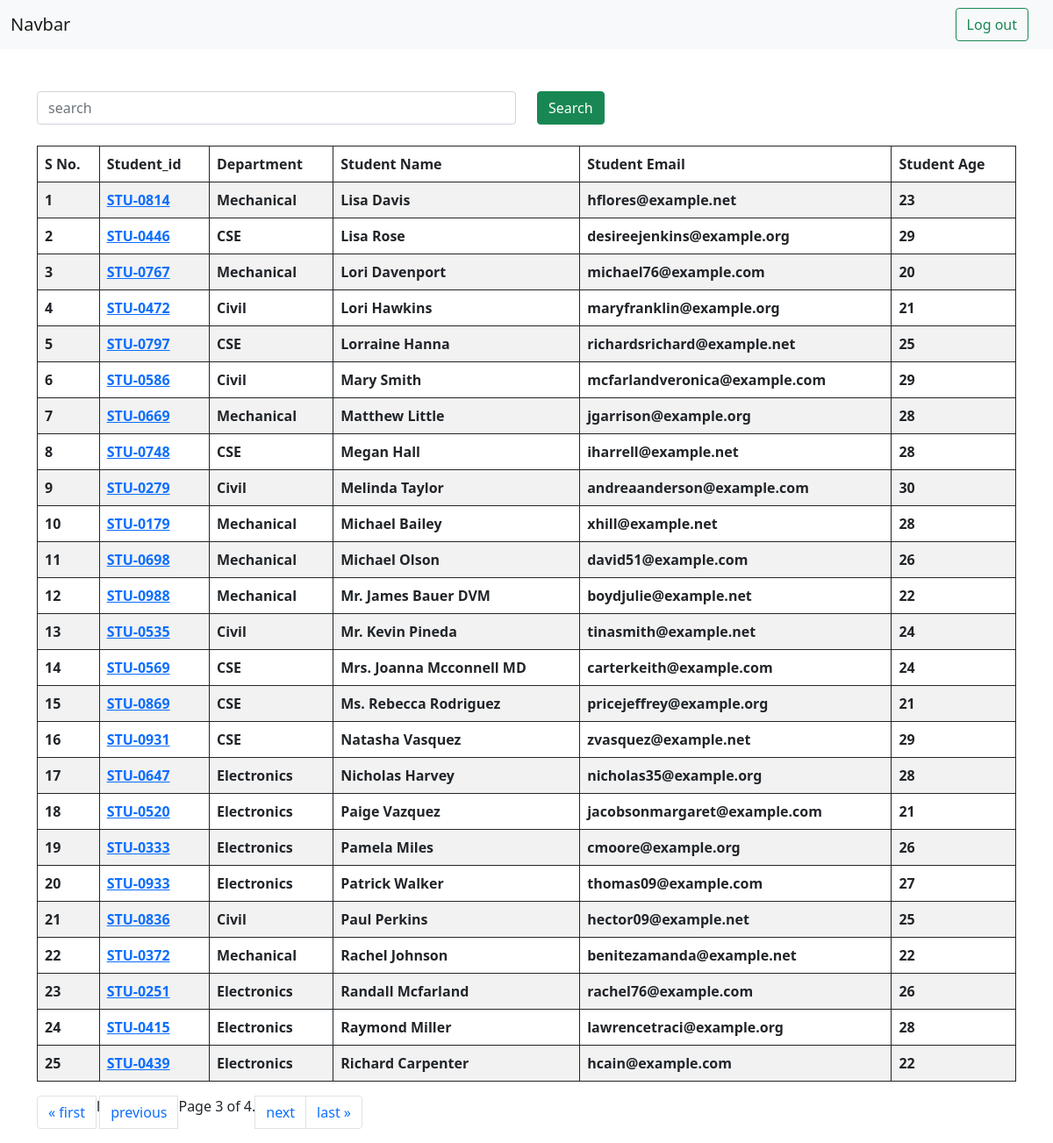
The app's page /students?page=3 with its own data.
### ReportCardApp/models.py (models this page shows, shortened)
class Student(models.Model):
    department=models.ForeignKey(Department, related_name='depart', on_delete=models.CASCADE)
    student_id=models.OneToOneField(StudentID,related_name="studentid",on_delete=models.CASCADE)
    student_name=models.CharField(max_length=100)
    student_email=models.EmailField(unique=True)
    student_age=models.IntegerField(default=18)
    student_addess=models.TextField()
    class Meta:
        ordering=['student_name']
        verbose_name="student"

class StudentID(models.Model):
    student_id= models.CharField(max_length=100)
    def __str__(self)->str:
        return self.student_id

class Department(models.Model):
    department=models.CharField(max_length=100)
    class Meta:
        ordering=['department']

### ReportCardApp/views.py (the view, shortened to what this page needs)
# urls.py: path('students',get_student,name='getstudents'),
def get_student(request):
    queryset= Student.objects.all()
    ranks = Student.objects.annotate(marks=Sum('studentmarks__marks')).order_by('-marks','-student_age')
    paginator = Paginator(queryset, 25)  # Show 25 contacts per page.
    page_number = request.GET.get("page",1)
    page_obj = paginator.get_page(page_number)
    return render(request ,'student.html',context={'queryset':page_obj})

### ReportCardApp/templates/student.html
{%extends "base.html" %}
{% block content %}
<div class="container mt-5">
    <form class="mb-4">
        <div class="row">
            <div class="col-md-6">
               <input type="text" class="form-control" placeholder="search" name="search">
            </div>
             <div class="col-md-6">
                <button class="btn btn-success" >Search</button>
             </div>
          </div>
    </form>
    <table class="table table-striped table-bordered border-dark">
        <thead>
          <tr>
            <th scope="row">S No.</th>
            <th scope="col">Student_id</th>
            <th scope="col">Department</th>
            <th scope="col">Student Name</th>
            <th scope="col">Student Email</th>
            <th scope="col">Student Age</th>
          </tr>
        </thead>
        <tbody>
             {%  for student in queryset %}
          <tr>
            <th scope="row">{{forloop.counter}}</th>
            <th scope="col"> <a href="{% url 'see_marks' student.student_id %}">
              {{student.student_id }}
            </a>
            </th>
            <th scope="col">{{student.department.department}}</th>
            <th scope="col">{{student.student_name}}</th>
            <th scope="col">{{student.student_email}}</th>
            <th scope="col">{{student.student_age}}</th>
          </tr>
           {% endfor %}
        </tbody>
      </table>
      <nav aria-label="Page navigation example">
        <ul class="pagination">
            {% if queryset.has_previous %}
            <li class="page-item"> <a class="page-link"  href="?page=1">&laquo; first</a></li>l
             <li class="page-item"><a class="page-link"  href="?page={{ queryset.previous_page_number }}">previous</a></li>
            {% endif %}
            <span class="current">
               Page {{ queryset.number }} of {{ queryset.paginator.num_pages }}.
            </span>
        {% if queryset.has_next %}
        <li class="page-item"><a class="page-link" href="?page={{ queryset.next_page_number }}">next</a></li>
         <li class="page-item"><a class="page-link"  href="?page={{ queryset.paginator.num_pages }}">last &raquo;</a></li>
        {% endif %}
        </ul>
      </nav>
</div>
{% endblock %}

### records on screen
Student: student_id "STU-0814", department.department "Mechanical", student_name "Lisa Davis", student_email "hflores@example.net", student_age "23"
Student: student_id "STU-0446", department.department "CSE", student_name "Lisa Rose", student_email "desireejenkins@example.org", student_age "29"
Student: student_id "STU-0767", department.department "Mechanical", student_name "Lori Davenport", student_email "michael76@example.com", student_age "20"
Student: student_id "STU-0472", department.department "Civil", student_name "Lori Hawkins", student_email "maryfranklin@example.org", student_age "21"
Student: student_id "STU-0797", department.department "CSE", student_name "Lorraine Hanna", student_email "richardsrichard@example.net", student_age "25"
Student: student_id "STU-0586", department.department "Civil", student_name "Mary Smith", student_email "mcfarlandveronica@example.com", student_age "29"
Student: student_id "STU-0669", department.department "Mechanical", student_name "Matthew Little", student_email "jgarrison@example.org", student_age "28"
Student: student_id "STU-0748", department.department "CSE", student_name "Megan Hall", student_email "iharrell@example.net", student_age "28"
Student: student_id "STU-0279", department.department "Civil", student_name "Melinda Taylor", student_email "andreaanderson@example.com", student_age "30"
Student: student_id "STU-0179", department.department "Mechanical", student_name "Michael Bailey", student_email "xhill@example.net", student_age "28"
Student: student_id "STU-0698", department.department "Mechanical", student_name "Michael Olson", student_email "david51@example.com", student_age "26"
Student: student_id "STU-0988", department.department "Mechanical", student_name "Mr. James Bauer DVM", student_email "boydjulie@example.net", student_age "22"
Student: student_id "STU-0535", department.department "Civil", student_name "Mr. Kevin Pineda", student_email "tinasmith@example.net", student_age "24"
Student: student_id "STU-0569", department.department "CSE", student_name "Mrs. Joanna Mcconnell MD", student_email "carterkeith@example.com", student_age "24"
Student: student_id "STU-0869", department.department "CSE", student_name "Ms. Rebecca Rodriguez", student_email "pricejeffrey@example.org", student_age "21"
Student: student_id "STU-0931", department.department "CSE", student_name "Natasha Vasquez", student_email "zvasquez@example.net", student_age "29"
Student: student_id "STU-0647", department.department "Electronics", student_name "Nicholas Harvey", student_email "nicholas35@example.org", student_age "28"
Student: student_id "STU-0520", department.department "Electronics", student_name "Paige Vazquez", student_email "jacobsonmargaret@example.com", student_age "21"
Student: student_id "STU-0333", department.department "Electronics", student_name "Pamela Miles", student_email "cmoore@example.org", student_age "26"
Student: student_id "STU-0933", department.department "Electronics", student_name "Patrick Walker", student_email "thomas09@example.com", student_age "27"
Student: student_id "STU-0836", department.department "Civil", student_name "Paul Perkins", student_email "hector09@example.net", student_age "25"
Student: student_id "STU-0372", department.department "Mechanical", student_name "Rachel Johnson", student_email "benitezamanda@example.net", student_age "22"
Student: student_id "STU-0251", department.department "Electronics", student_name "Randall Mcfarland", student_email "rachel76@example.com", student_age "26"
Student: student_id "STU-0415", department.department "Electronics", student_name "Raymond Miller", student_email "lawrencetraci@example.org", student_age "28"
Student: student_id "STU-0439", department.department "Electronics", student_name "Richard Carpenter", student_email "hcain@example.com", student_age "22"

### other values on screen
{{ queryset.number }} "3"
{{ queryset.paginator.num_pages }} "4"
